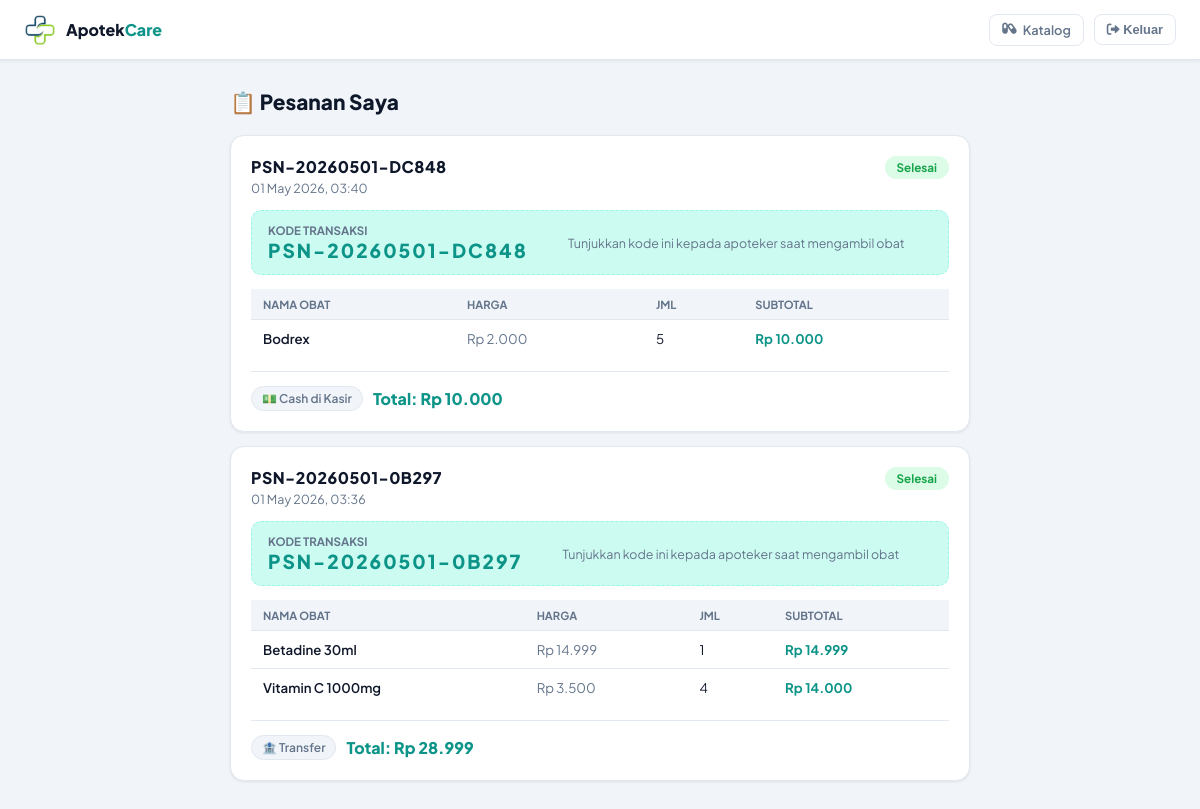
Screenshot of /customer/pesanan.php (signed in) with the database file from the repository.
### tables this page shows
CREATE TABLE `pesanan` (
  `id` int NOT NULL,
  `kode_pesanan` varchar(30) NOT NULL,
  `user_id` int NOT NULL,
  `metode_bayar` enum('transfer','cash') NOT NULL DEFAULT 'cash',
  `status` enum('menunggu','diproses','siap_diambil','selesai','dibatalkan') DEFAULT 'menunggu',
  `total_harga` decimal(14,2) NOT NULL DEFAULT '0.00',
  `catatan` text,
  `bukti_transfer` varchar(255) DEFAULT NULL,
  `created_at` timestamp NULL DEFAULT CURRENT_TIMESTAMP,
  `updated_at` timestamp NULL DEFAULT CURRENT_TIMESTAMP ON UPDATE CURRENT_TIMESTAMP
);

CREATE TABLE `detail_pesanan` (
  `id` int NOT NULL,
  `pesanan_id` int NOT NULL,
  `obat_id` int NOT NULL,
  `nama_obat` varchar(200) NOT NULL,
  `harga_satuan` decimal(12,2) NOT NULL,
  `jumlah` int NOT NULL,
  `subtotal` decimal(14,2) NOT NULL
);

### customer/pesanan.php (the view, shortened to what this page needs)
<?php
$cust = customerData();
require_once '../config/db.php';
$stmt = $pdo->prepare("SELECT * FROM pesanan WHERE user_id=? ORDER BY created_at DESC");
$stmt->execute([$cust['id']]);
$pesananList = $stmt->fetchAll();
$statusLabel = [
    'menunggu'     => ['label'=>'Menunggu',     'cls'=>'s-amber'],
    'diproses'     => ['label'=>'Diproses',     'cls'=>'s-blue'],
    'siap_diambil' => ['label'=>'Siap Diambil', 'cls'=>'s-teal'],
    'selesai'      => ['label'=>'Selesai',      'cls'=>'s-green'],
    'dibatalkan'   => ['label'=>'Dibatalkan',   'cls'=>'s-red'],
];
?>
<!DOCTYPE html>
<html lang="id">
<head>
<link rel="stylesheet" href="style3.css">
<link rel="stylesheet" href="https://cdnjs.cloudflare.com/ajax/libs/font-awesome/6.0.0/css/all.min.css">
</head>
<body>
<nav>
    <div class="nav-logo">
        <div class="box">
        <img src="../foto/Logo.png" alt="Logo"/>
        </div>
        <div class="brand-text">
            Apotek<span>Care</span>
        </div>
    </div>
    <div class="nav-right">
        <a href="katalog.php" class="nav-btn"> <i class="fas fa-capsules" style="margin-right: 6px"></i> Katalog</a>
        <form action="../auth/handler.php" method="POST" style="display:inline">
        <button class="logout-btn"> <i class="fas fa-sign-out-alt"></i> Keluar</button>
        </form>
    </div>
</nav>
<div class="container">
    <h1>📋 Pesanan Saya</h1>
    <?php if(empty($pesananList)): ?>
    <div class="empty">
        <div class="ei">📭</div>
        <p>Kamu belum punya pesanan</p>
        <a href="katalog.php">Mulai Pesan Obat →</a>
    </div>
    <?php else: ?>
    <?php foreach($pesananList as $p):
        $det = $pdo->prepare("SELECT * FROM detail_pesanan WHERE pesanan_id=?");
        $det->execute([$p['id']]);
        $details = $det->fetchAll();
        $st = $statusLabel[$p['status']] ?? ['label'=>$p['status'],'cls'=>'s-amber'];
    ?>
    <div class="pes-card">
        <div class="pes-head">
        <div>
            <div class="pes-kode"><?= htmlspecialchars($p['kode_pesanan']) ?></div>
            <div class="pes-meta"><?= date('d M Y, H:i', strtotime($p['created_at'])) ?></div>
        </div>
        <span class="status-badge <?= $st['cls'] ?>"><?= $st['label'] ?></span>
        </div>
        <div class="kode-strip">
        <div style="margin-right:28px">
            <div class="k-label">Kode Transaksi</div>
            <div class="k-val"><?= htmlspecialchars($p['kode_pesanan']) ?></div>
        </div>
        <div style="font-size:.78rem;color:var(--muted);flex:2">Tunjukkan kode ini kepada apoteker saat mengambil obat</div>
        </div>
        <table class="detail-table">
        <thead><tr><th>Nama Obat</th><th>Harga</th><th>Jml</th><th>Subtotal</th></tr></thead>
        <tbody>
        <?php foreach($details as $d): ?>
            <tr>
            <td style="font-weight:600"><?= htmlspecialchars($d['nama_obat']) ?></td>
            <td style="color:var(--muted)">Rp <?= number_format($d['harga_satuan'],0,',','.') ?></td>
            <td><?= $d['jumlah'] ?></td>
            <td style="font-weight:700;color:var(--teal)">Rp <?= number_format($d['subtotal'],0,',','.') ?></td>
            </tr>
        <?php endforeach; ?>
        </tbody>
        </table>
        <div class="pes-foot">
        <div style="display:flex;align-items:center;gap:10px;flex-wrap:wrap">
            <span class="metode-pill"><?= $p['metode_bayar']==='transfer'?'🏦 Transfer':'💵 Cash di Kasir' ?></span>
            <span class="pes-total">Total: Rp <?= number_format($p['total_harga'],0,',','.') ?></span>
        </div>
        </div>
    </div>
    <?php endforeach; ?>
    <?php endif; ?>
</div>
</body>
</html>

### customer/style3.css (style rules this page uses)
*,*::before,*::after { box-sizing:border-box;margin:0;padding:0 }
:root { --teal:#0d9488;--teal-d:#0f766e;--teal-l:#ccfbf1;--teal-m:#99f6e4; --text:#0f172a;--muted:#64748b;--border:#e2e8f0;--bg:#f1f5f9;--white:#ffffff; --red:#dc2626;--red-l:#fee2e2; --font:'Plus Jakarta Sans',sans-serif; --shadow:0 1px 3px rgba(0,0,0,.08); }
body { font-family:var(--font);background:var(--bg);color:var(--text);min-height:100vh }
nav { background:var(--white);border-bottom:1px solid var(--border);padding:0 24px;height:60px;display:flex;align-items:center;justify-content:space-between;position:sticky;top:0;z-index:10;box-shadow:var(--shadow) }
.nav-logo { display:flex;align-items:center;gap:10px;font-size:1rem;font-weight:800 }
.nav-logo .box { width:32px;height:32px;background:transparent;border-radius:8px;display:grid;place-items:center }
.nav-logo .box img { width:30px;height:30px;object-fit:contain }
.nav-logo span { color:var(--teal) }
.nav-right { display:flex;align-items:center;gap:10px }
.nav-btn { background:none;border:1.5px solid var(--border);padding:7px 12px;border-radius:8px;font-size:.8rem;font-weight:600;color:var(--muted);cursor:pointer;transition:all .2s;text-decoration:none;display:inline-flex;align-items:center }
.container { max-width:780px;margin:0 auto;padding:28px 20px }
h1 { font-size:1.3rem;font-weight:800;margin-bottom:20px }
.logout-btn { background:none;border:1.5px solid var(--border);padding:7px 12px;border-radius:8px;font-size:.8rem;font-weight:600;color:var(--muted);cursor:pointer;transition:all .2s }
.pes-card { background:var(--white);border:1px solid var(--border);border-radius:14px;padding:20px;margin-bottom:14px;box-shadow:var(--shadow) }
.pes-head { display:flex;justify-content:space-between;align-items:flex-start;margin-bottom:14px;flex-wrap:wrap;gap:10px }
.pes-kode { font-size:1rem;font-weight:800;letter-spacing:.5px }
.pes-meta { font-size:.78rem;color:var(--muted);margin-top:3px }
.status-badge { display:inline-flex;align-items:center;padding:4px 12px;border-radius:99px;font-size:.73rem;font-weight:700 }
.s-green { background:#dcfce7;color:#16a34a }
.detail-table { width:100%;border-collapse:collapse;font-size:.83rem;margin-bottom:14px }
.detail-table th { background:var(--bg);padding:8px 12px;text-align:left;font-size:.7rem;font-weight:700;color:var(--muted);text-transform:uppercase;border-bottom:1px solid var(--border) }
.detail-table td { padding:10px 12px;border-bottom:1px solid var(--border) }
.detail-table tr:last-child td { border:none }
.pes-foot { display:flex;justify-content:space-between;align-items:center;padding-top:14px;border-top:1px solid var(--border);flex-wrap:wrap;gap:10px }
.pes-total { font-size:1rem;font-weight:800;color:var(--teal) }
.metode-pill { display:inline-flex;align-items:center;gap:5px;padding:4px 10px;border-radius:99px;background:var(--bg);border:1px solid var(--border);font-size:.75rem;font-weight:600;color:var(--muted) }
.kode-strip { background:var(--teal-l);border:1.5px dashed var(--teal-m); border-radius:10px;padding:12px 16px;margin-bottom:14px; display:flex;align-items:center;gap:12px;flex-wrap:wrap; }
.kode-strip .k-label { font-size:.72rem;font-weight:700;color:var(--muted);text-transform:uppercase }
.kode-strip .k-val { font-size:1.2rem;font-weight:800;letter-spacing:2px;color:var(--teal) }

### rows the page displays
pesanan: kode_pesanan "PSN-20260501-DC848", created_at "01 May 2026, 03:40", status "Selesai", metode_bayar "💵 Cash di Kasir", total_harga "10.000"
detail_pesanan: nama_obat "Bodrex", harga_satuan "2.000", jumlah "5", subtotal "10.000"
pesanan: kode_pesanan "PSN-20260501-0B297", created_at "01 May 2026, 03:36", status "Selesai", metode_bayar "🏦 Transfer", total_harga "28.999"
detail_pesanan: nama_obat "Betadine 30ml", harga_satuan "14.999", jumlah "1", subtotal "14.999"
detail_pesanan: nama_obat "Vitamin C 1000mg", harga_satuan "3.500", jumlah "4", subtotal "14.000"
